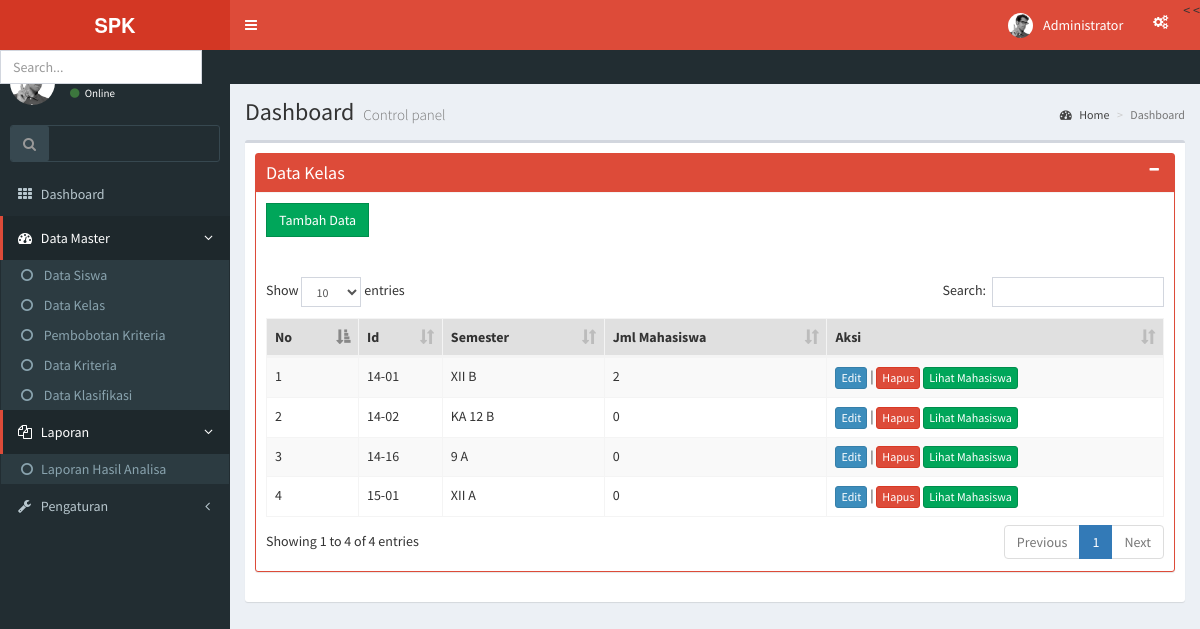
/administrator/media_admin.php?module=kelas (signed in), run on the app's committed database.
### tables this page shows
CREATE TABLE IF NOT EXISTS `modul` (
  `id_modul` int(5) NOT NULL,
  `nama_modul` varchar(50) NOT NULL,
  `link` varchar(100) NOT NULL,
  `static_content` text NOT NULL,
  `gambar` varchar(100) NOT NULL,
  `publish` enum('Y','N') NOT NULL DEFAULT 'Y',
  `status` enum('pengajar','admin') NOT NULL,
  `aktif` enum('Y','N') NOT NULL DEFAULT 'Y',
  `urutan` int(5) NOT NULL,
  `link_seo` varchar(50) NOT NULL,
  `Type` varchar(10) NOT NULL
);

CREATE TABLE IF NOT EXISTS `kelas` (
  `id` int(5) NOT NULL,
  `id_kelas` varchar(5) NOT NULL,
  `nama` varchar(100) NOT NULL
);

### administrator/modul/mod_kelas/kelas.php (the view, shortened to what this page needs)
<?php
 if (empty($_SESSION['username']) AND empty($_SESSION['passuser'])){
  echo "<link href=../css/style.css rel=stylesheet type=text/css>";
  echo "<div class='error msg'>Untuk mengakses Modul anda harus login.</div>";
}
else{
$aksi="modul/mod_kelas/aksi_kelas.php";
switch($_GET[act]){
  default:
    if ($_SESSION[leveluser]=='admin' || $_SESSION['leveluser']=='pendidikan'){
      $tampil = mysql_query("SELECT * FROM kelas ORDER BY id_kelas");
	?>
		<div class="box box-danger box-solid">
				<div class="box-header with-border">
					<h3 class="box-title">Data Kelas</h3>
					<div class="box-tools pull-right">
						<button class="btn btn-box-tool" data-widget="collapse"><i class="fa fa-minus"></i></button>
                    </div>
				</div>
				<div class="box-body">
					<a  class ='btn  btn-success btn-flat' href='?module=kelas&act=tambahkelas'>Tambah Data </a>
					<br><br><br>
					<table id="example1" class="table table-bordered table-striped" >
						<thead>
							<tr>
								<th>No</th>
								<th>Id</th>
								<th>Semester</th>
								<th>Jml Mahasiswa</th>
								<th>Aksi</th>
							</tr>
						</thead>
						<tbody>
						<?php
							   $no =1;
							   while ($r=mysql_fetch_array($tampil)){
							   echo "<tr><td>$no</td>
									 <td>$r[id_kelas]</td>
									 <td>$r[nama]</td>
									 ";
									  $jmlmhs= mysql_fetch_array(mysql_query("SELECT count(nim) as jmlmhs FROM siswa WHERE id_kelas = '$r[id_kelas]'"));
									  echo "<td>$jmlmhs[jmlmhs]</td>";
									 echo "<td><a href='?module=kelas&act=editkelas&id=$r[id]' title='Edit' class='btn btn-primary btn-xs'>Edit</a> |
										 <a href=javascript:confirmdelete('$aksi?module=kelas&act=hapuskelas&id=$r[id]') title='Hapus' class='btn btn-danger btn-xs'>Hapus</a>
										 <a href=?module=daftarsiswa&act=lihatmurid&id=$r[id_kelas] class='btn btn-success btn-xs'>Lihat Mahasiswa</a></td></tr>";
							  $no++;
								}
						echo "</tbody></table>";
					?>
				</div>
			</div>
	<?php
    }
    break;
		?>
	 <?php
}
}
?>

### administrator/menu.php (shortened to what this page needs)
<?php
if ($_SESSION['leveluser']=='admin'){
  $sql=mysql_query("select * from modul where aktif='Y' and type <> 'Report' order by urutan");
  while ($m=mysql_fetch_array($sql)){
    echo "<li ><a href='$m[link]'><i class='fa fa-circle-o'></i> $m[nama_modul]</a></li>";
  }
}
?>

### administrator/report.php (shortened to what this page needs)
<?php
if ($_SESSION['leveluser']=='admin'){
  $sql=mysql_query("select * from modul where aktif='Y' and type = 'Report' order by urutan");
  while ($m=mysql_fetch_array($sql)){
    echo "<li class='garisbawah'><a href='$m[link]'><i class='fa fa-circle-o'></i>$m[nama_modul]</a></li>";
  }
}
elseif ($_SESSION['leveluser']=='pengajar'){
  $sql=mysql_query("select * from modul where status='pengajar' and aktif='Y' and type = 'Report' order by urutan");
  while ($m=mysql_fetch_array($sql)){
    echo "<li class='garisbawah'><a href='$m[link]'><i class='fa fa-circle-o'></i>$m[nama_modul]</a></li>";
  }
}
?>

### data on the page
modul: nama_modul "Data Siswa"
modul: nama_modul "Data Kelas"
modul: nama_modul "Pembobotan Kriteria"
modul: nama_modul "Data Kriteria"
modul: nama_modul "Data Klasifikasi"
modul: nama_modul "Laporan Hasil Analisa"
kelas: id_kelas "14-01", nama "XII B", jmlmhs "2"
kelas: id_kelas "14-02", nama "KA 12 B", jmlmhs "0"
kelas: id_kelas "14-16", nama "9 A", jmlmhs "0"
kelas: id_kelas "15-01", nama "XII A", jmlmhs "0"
